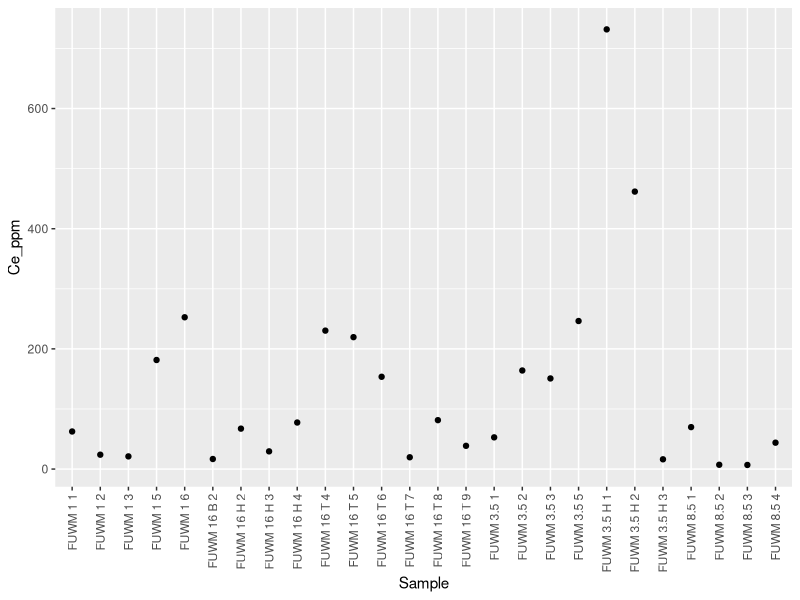
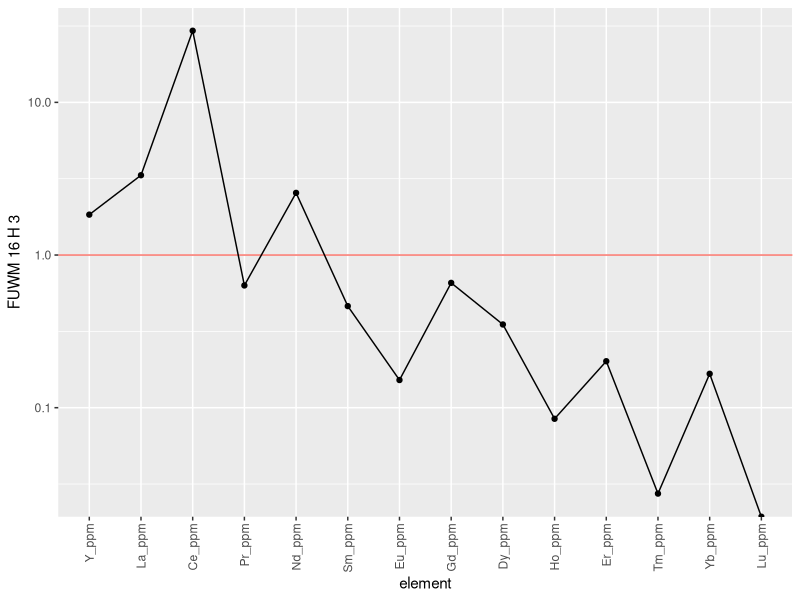
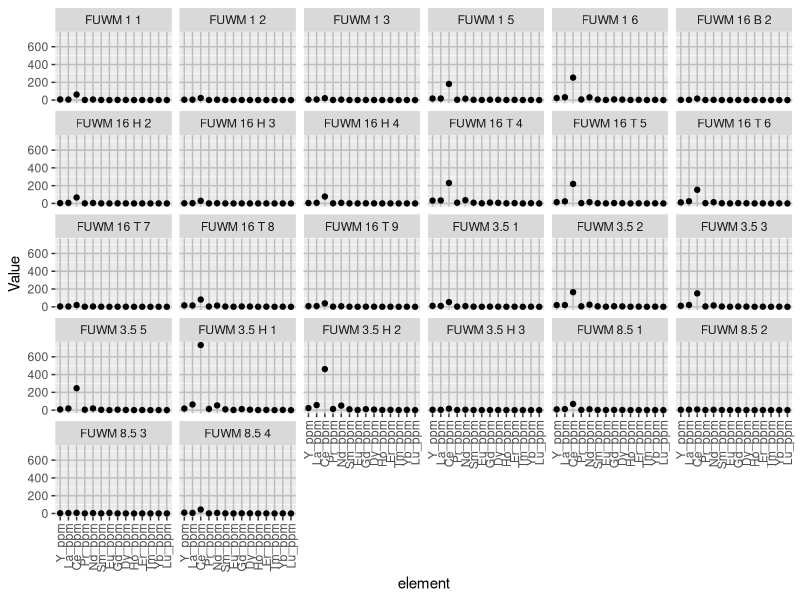
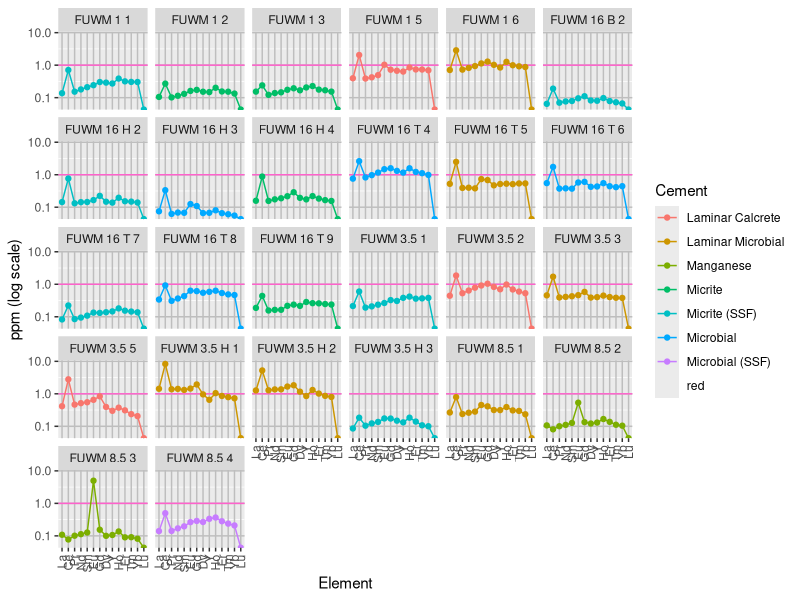
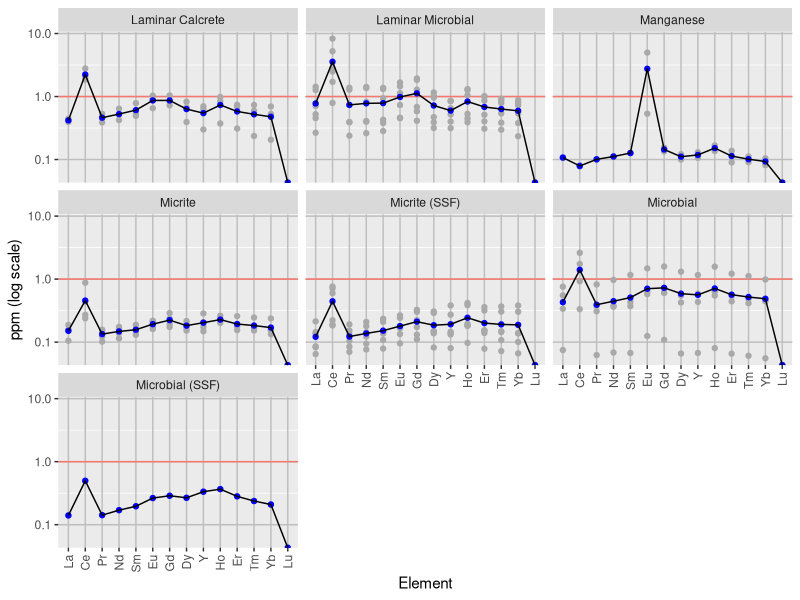
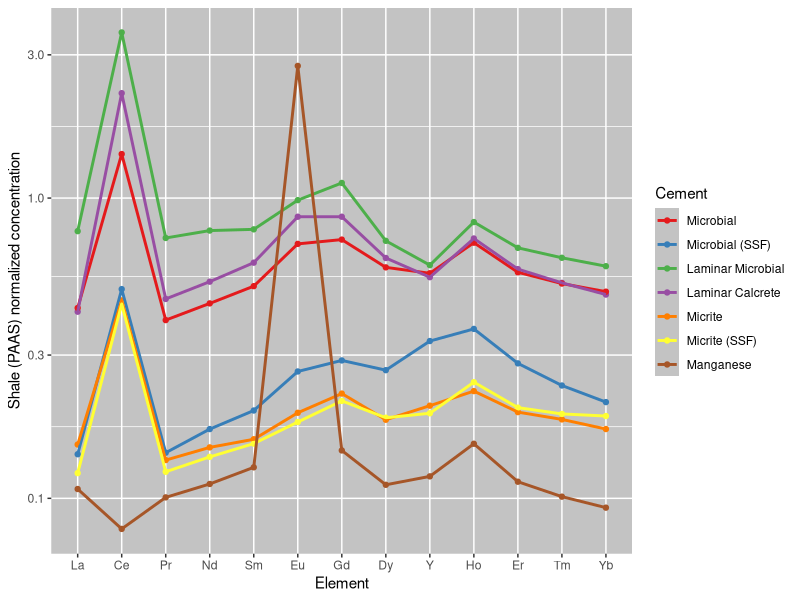
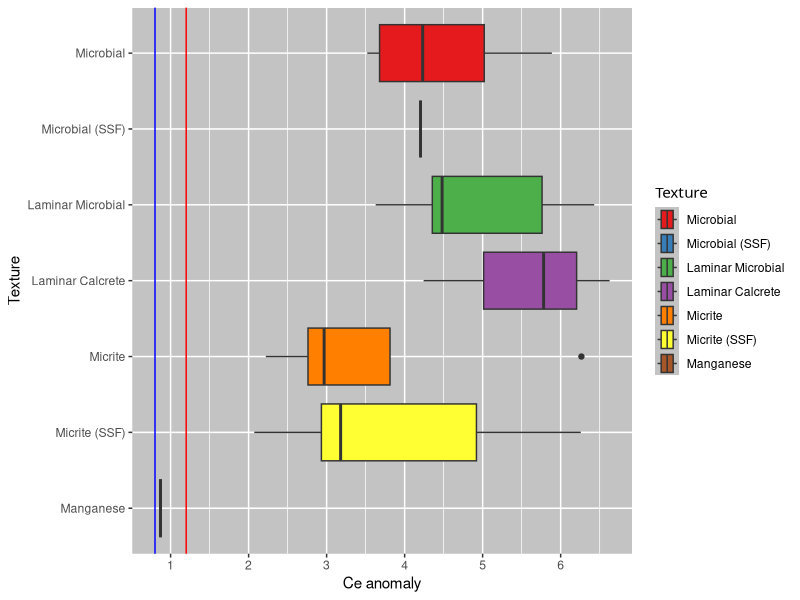

Generate these figures, in order, with R:
## ---- chunk 1
knitr::opts_chunk$set(echo = TRUE)
library(tidyverse)
library("readxl")

all_data <- read_excel("ree_data_r.xlsx", 1)
cement_data <- read_excel("ree_data_r.xlsx", 2)
## ---- chunk 2
ree_data <- all_data %>%
  select("Sample", "Y_ppm", "La_ppm", "Ce_ppm", "Pr_ppm", "Nd_ppm", "Sm_ppm", "Eu_ppm",  "Gd_ppm","Dy_ppm", "Ho_ppm", "Er_ppm", "Tm_ppm", "Yb_ppm", "Lu_ppm") #filter out non REY elements\
ree_data <- data.frame(t(ree_data[-1])) #transpose and remove first row containing sample names
colnames(ree_data) <- all_data$Sample #rename column names with sample names
ree_data <- tibble::rownames_to_column(ree_data, "element") %>%
  mutate(element = fct_inorder(element)) #order elements
## ---- chunk 3
ree_data2 <- ree_data %>%
  pivot_longer(-element, names_to = "Sample", values_to = "Value") #pivot data to have each element value as observation
## ---- chunk 4
attach(all_data)
normalize <- all_data %>%
  select("Sample", "La_ppm", "Ce_ppm", "Pr_ppm", "Nd_ppm", "Sm_ppm", "Eu_ppm",  "Gd_ppm","Dy_ppm", "Y_ppm",  "Ho_ppm", "Er_ppm", "Tm_ppm", "Yb_ppm", "Lu_ppm") %>% #filter out non REY elements
  mutate(Y = Y_ppm/27.31, La = La_ppm/44.56, Ce = Ce_ppm/88.25, Pr = Pr_ppm/10.15, Nd = Nd_ppm/37.32, Sm = Sm_ppm/6.884, Eu = Eu_ppm/1.215, Gd = Gd_ppm/6.043, Dy = Dy_ppm/5.325, Ho = Ho_ppm/1.052, Er = Er_ppm/3.075, Tm = Tm_ppm/0.4510, Yb = Yb_ppm/3.012, Lu = Lu_ppm/0.4386) %>% #normalize values using PAAS data from Pourmand et al. 2012
    select("Sample", "La", "Ce", "Pr", "Nd", "Sm", "Eu",  "Gd","Dy", "Y", "Ho", "Er", "Tm", "Yb", "Lu") %>% #filter out non normalized values
  left_join(cement_data, by = c("Sample" = "Sample")) #attach cement to each observation

normal <- data.frame(t(normalize[2:15]))#transpose and remove first row containing sample names and cement row
colnames(normal) <- all_data$Sample #rename column names with sample names
normal <- tibble::rownames_to_column(normal, "element") %>%
  mutate(element = fct_inorder(element)) %>% #order elements
  pivot_longer(-element, names_to = "Sample", values_to = "Value") %>% #pivot data to have each element value as observation
  left_join(cement_data, by = c("Sample" = "Sample")) #attach cement to each observation
## ---- chunk 5
rawAnomaly <- normalize %>%
  mutate(Ce_anomaly = Ce/(Pr^2/Nd),
    Y_Ho_ratio = Y/Ho) %>%
  select(Sample, Cement, Ce_anomaly, Y_Ho_ratio)
rawAnomaly

anomaly <- normalize %>%
  mutate(
    Ce_anomaly = Ce/(Pr^2/Nd),
    Y_Ho_ratio = Y/Ho,
    Eu_anomaly = (2*Eu)/(Sm  + Gd),
    BSI = (2*(Sm + Gd + Dy)/3)/((La +Pr + Nd)/3+(Ho + Er +Tm +Yb +Lu)/5)) %>%
  group_by(Cement) %>%
  summarise(
    Ce_mean = mean(Ce_anomaly),
    Ce_median = median(Ce_anomaly),
    Ce_sd = sd(Ce_anomaly),
    Ce_max = max(Ce_anomaly),
    Ce_min = min(Ce_anomaly),
    YH_mean = mean(Y_Ho_ratio),
    YH_sd = sd(Y_Ho_ratio),
    YH_max = max(Y_Ho_ratio),
    YH_min = min(Y_Ho_ratio),
    Eu_mean = mean(Eu_anomaly),
    Eu_sd = sd(Eu_anomaly),
    Eu_max = max(Eu_anomaly),
    Eu_min = min(Eu_anomaly),
    BSI_mean = mean(BSI),
    BSI_sd = sd(BSI),
    BSI_max = max(BSI),
    BSI_min = min(BSI)
  )
anomaly
## ---- chunk 6
cement_avg <- normal %>%
  group_by(Cement, element) %>%
  summarise(
    n = n(),
    avg = mean(Value),
    sd = sd(Value)
  )
cement_avg$Cement <- factor(cement_avg$Cement, levels = c("Spar", "Microspar", "Manganese", "Micrite", "Micrite (SSF)", "Micrite (spicule)", "Microbial", "Microbial (SSF)", "Laminar Microbial", "Laminar Microbial (Strom)", "Laminar Microbial (sponge)", "Laminar Calcrete"))
## ---- chunk 7
element_plot <- ggplot(all_data, aes(x = Sample, y = Ce_ppm)) + #change y to element of choice
  geom_point() +
  scale_x_discrete(guide = guide_axis(angle = 90))
element_plot
## ---- chunk 8
ree_plot <- ggplot(ree_data, aes(x = element, y = `FUWM 16 H 3`, group = 1)) + #change y to sample of choice
  geom_hline(aes(yintercept = 1, color = "red"), show.legend = FALSE) +
  geom_line() +
  geom_point() +
  scale_y_log10() +
  scale_x_discrete(guide = guide_axis(angle = 90))
ree_plot
## ---- chunk 9
ree_plot2 <- ggplot(ree_data2, aes(x = element, y = Value)) + #non normalized spider plots all samples
  geom_point() +
  scale_x_discrete(guide = guide_axis(angle = 90)) +
  theme(
    panel.grid.major = element_line(
      color = "gray"
    )
    ) +
  facet_wrap(vars(Sample)) 
ree_plot2
## ---- chunk 10
normal_plot <- ggplot(normal, aes(x = element, y = Value, group = 1, color = Cement)) + #normalized spider plots all samples
  geom_hline(aes(yintercept = 1, color = "red"), show.legend = FALSE) +
  geom_line() +
  geom_point() +
  scale_x_discrete(guide = guide_axis(angle = 90)) +
  scale_y_log10() +
  theme(panel.grid.major = element_line(color = "gray")) +
  ylab("ppm (log scale)") +
  xlab("Element") +
  facet_wrap(vars(Sample)) 
normal_plot
## ---- chunk 11
normal_plot <- ggplot(cement_avg, aes(x = element, y = avg, group = 1)) + #normalized spider plots all cements
  geom_hline(aes(yintercept = 1, color = "red"), show.legend = FALSE) +
  geom_point(data = normal, aes(x = element, y = Value), color = "darkgray") +
  geom_point(colour = "blue") +
  geom_line(aes(group = Cement)) +
  scale_x_discrete(guide = guide_axis(angle = 90)) +
  scale_y_log10() +
  theme(panel.grid.major = element_line(color = "gray")) +
  ylab("ppm (log scale)") +
  xlab("Element") +
  facet_wrap(vars(Cement)) 
normal_plot
## ---- chunk 12
cement_aio <- cement_avg %>% filter(element != "Lu")

cement_aio$Cement = factor(cement_aio$Cement, levels = c("Microbial", "Microbial (SSF)", "Laminar Microbial", "Laminar Calcrete", "Micrite", "Micrite (SSF)", "Manganese"))

cement_aio <- ggplot(cement_aio, aes(x = element, y = avg, color = Cement)) + #attempt at making a single spider plot with all samples
  geom_point() +
  geom_line(aes(group = Cement), size = 1) +
  scale_y_log10() +
  scale_color_brewer(palette = "Set1") +
  theme(
   panel.background = element_rect(fill = "#C3C3C3"),
    legend.key = element_rect(fill = "#C3C3C3")
    ) +
  xlab("Element") +
  ylab("Shale (PAAS) normalized concentration")
cement_aio
## ---- chunk 13
anomalydata <- rawAnomaly
anomalydata$Cement = factor(anomalydata$Cement, levels = c("Manganese", "Micrite (SSF)", "Micrite", "Laminar Calcrete", "Laminar Microbial", "Microbial (SSF)", "Microbial"))

ce_box <- anomalydata %>%
  ggplot(aes(x = Ce_anomaly, y = Cement, fill = forcats::fct_rev(Cement))) +
  geom_vline(aes(xintercept = .8, show.legend = FALSE), color = "blue") +
  geom_vline(aes(xintercept = 1.2, show.legend = FALSE), color = "red") +
  geom_boxplot() +
  theme(
   panel.background = element_rect(fill = "#C3C3C3"),
   legend.title = element_text("Texture"),
    ) +
  scale_fill_brewer(palette = "Set1", name = "Texture") +
  xlab("Ce anomaly") +
  ylab("Texture")
ce_box
